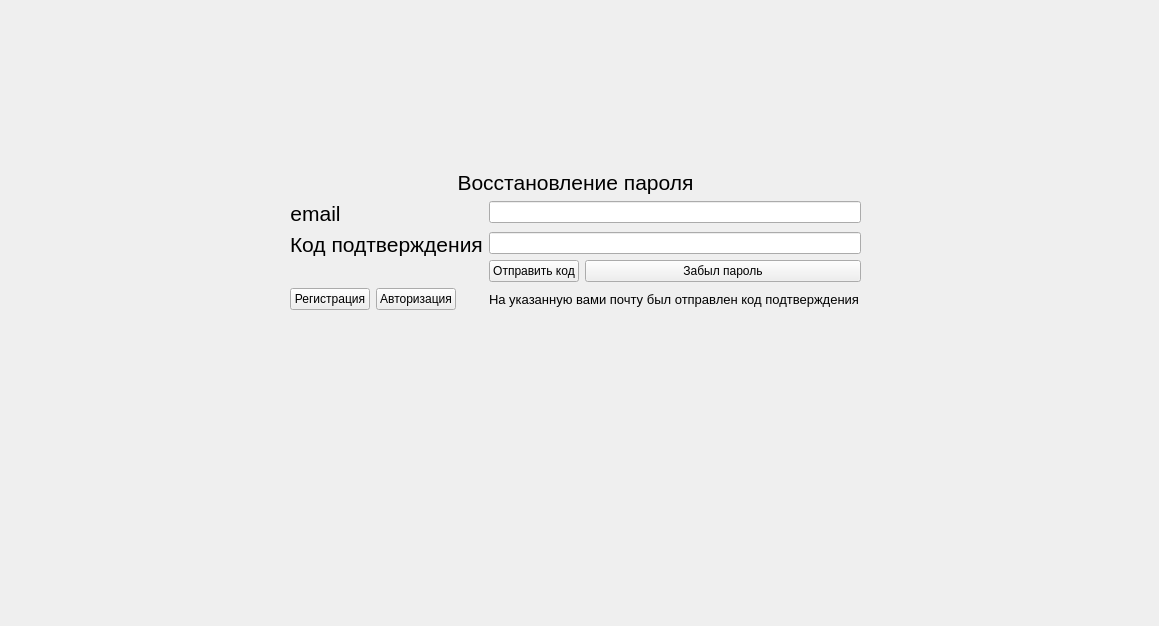
<?xml version="1.0" encoding="UTF-8"?>
<ui version="4.0">
 <class>reset_password</class>
 <widget class="QWidget" name="reset_password">
  <property name="geometry">
   <rect>
    <x>0</x>
    <y>0</y>
    <width>1159</width>
    <height>626</height>
   </rect>
  </property>
  <property name="windowTitle">
   <string>Form</string>
  </property>
  <widget class="QWidget" name="formLayoutWidget">
   <property name="geometry">
    <rect>
     <x>290</x>
     <y>170</y>
     <width>571</width>
     <height>214</height>
    </rect>
   </property>
   <layout class="QFormLayout" name="formLayout">
    <item row="1" column="0" colspan="2">
     <widget class="QLabel" name="label">
      <property name="font">
       <font>
        <pointsize>16</pointsize>
       </font>
      </property>
      <property name="text">
       <string>Восстановление пароля</string>
      </property>
      <property name="alignment">
       <set>Qt::AlignmentFlag::AlignCenter</set>
      </property>
     </widget>
    </item>
    <item row="3" column="0">
     <widget class="QLabel" name="label_email">
      <property name="enabled">
       <bool>true</bool>
      </property>
      <property name="font">
       <font>
        <pointsize>16</pointsize>
       </font>
      </property>
      <property name="layoutDirection">
       <enum>Qt::LayoutDirection::LeftToRight</enum>
      </property>
      <property name="text">
       <string>email</string>
      </property>
      <property name="alignment">
       <set>Qt::AlignmentFlag::AlignCenter</set>
      </property>
     </widget>
    </item>
    <item row="3" column="1">
     <layout class="QVBoxLayout" name="verticalLayout">
      <item>
       <widget class="QLineEdit" name="lineEdit_email"/>
      </item>
     </layout>
    </item>
    <item row="4" column="0">
     <widget class="QLabel" name="label_code">
      <property name="font">
       <font>
        <pointsize>16</pointsize>
       </font>
      </property>
      <property name="text">
       <string>Код подтверждения</string>
      </property>
      <property name="alignment">
       <set>Qt::AlignmentFlag::AlignLeading|Qt::AlignmentFlag::AlignLeft|Qt::AlignmentFlag::AlignTop</set>
      </property>
     </widget>
    </item>
    <item row="4" column="1">
     <layout class="QFormLayout" name="formLayout_3">
      <item row="2" column="1">
       <widget class="QPushButton" name="pushButton_reset_password">
        <property name="text">
         <string>Забыл пароль</string>
        </property>
       </widget>
      </item>
      <item row="2" column="0">
       <widget class="QPushButton" name="pushButton_code">
        <property name="enabled">
         <bool>true</bool>
        </property>
        <property name="text">
         <string>Отправить код</string>
        </property>
       </widget>
      </item>
      <item row="1" column="0" colspan="2">
       <widget class="QLineEdit" name="lineEdit_code"/>
      </item>
     </layout>
    </item>
    <item row="5" column="1">
     <widget class="QLabel" name="label_message_send_code">
      <property name="enabled">
       <bool>true</bool>
      </property>
      <property name="font">
       <font>
        <pointsize>10</pointsize>
       </font>
      </property>
      <property name="text">
       <string>На указанную вами почту был отправлен код подтверждения</string>
      </property>
     </widget>
    </item>
    <item row="5" column="0">
     <layout class="QFormLayout" name="formLayout_2">
      <item row="0" column="0">
       <widget class="QPushButton" name="pushButton_to_reg">
        <property name="text">
         <string>Регистрация</string>
        </property>
       </widget>
      </item>
      <item row="0" column="1">
       <widget class="QPushButton" name="pushButton_to_auth">
        <property name="text">
         <string>Авторизация</string>
        </property>
       </widget>
      </item>
     </layout>
    </item>
   </layout>
  </widget>
 </widget>
 <resources/>
 <connections/>
</ui>
